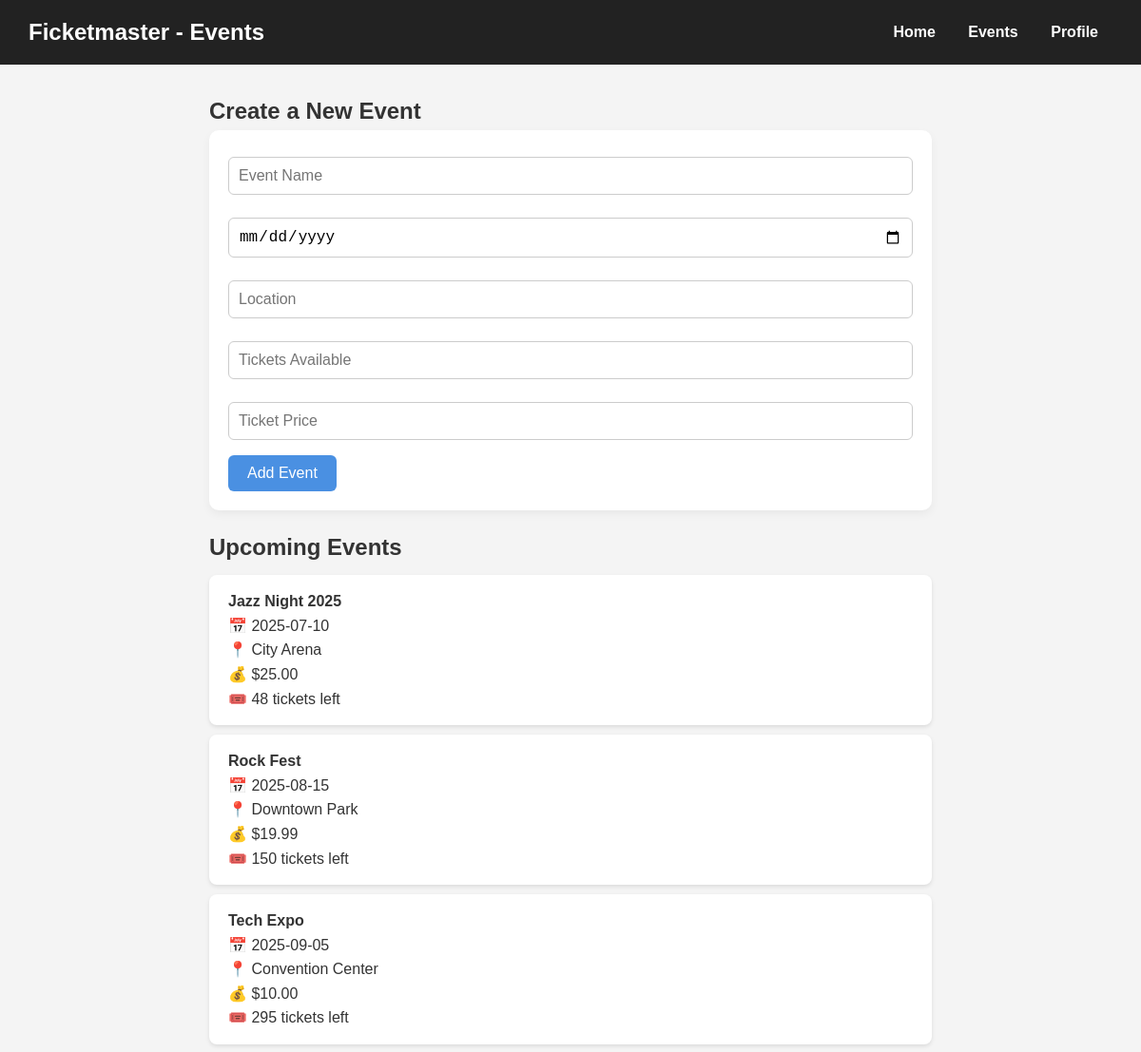
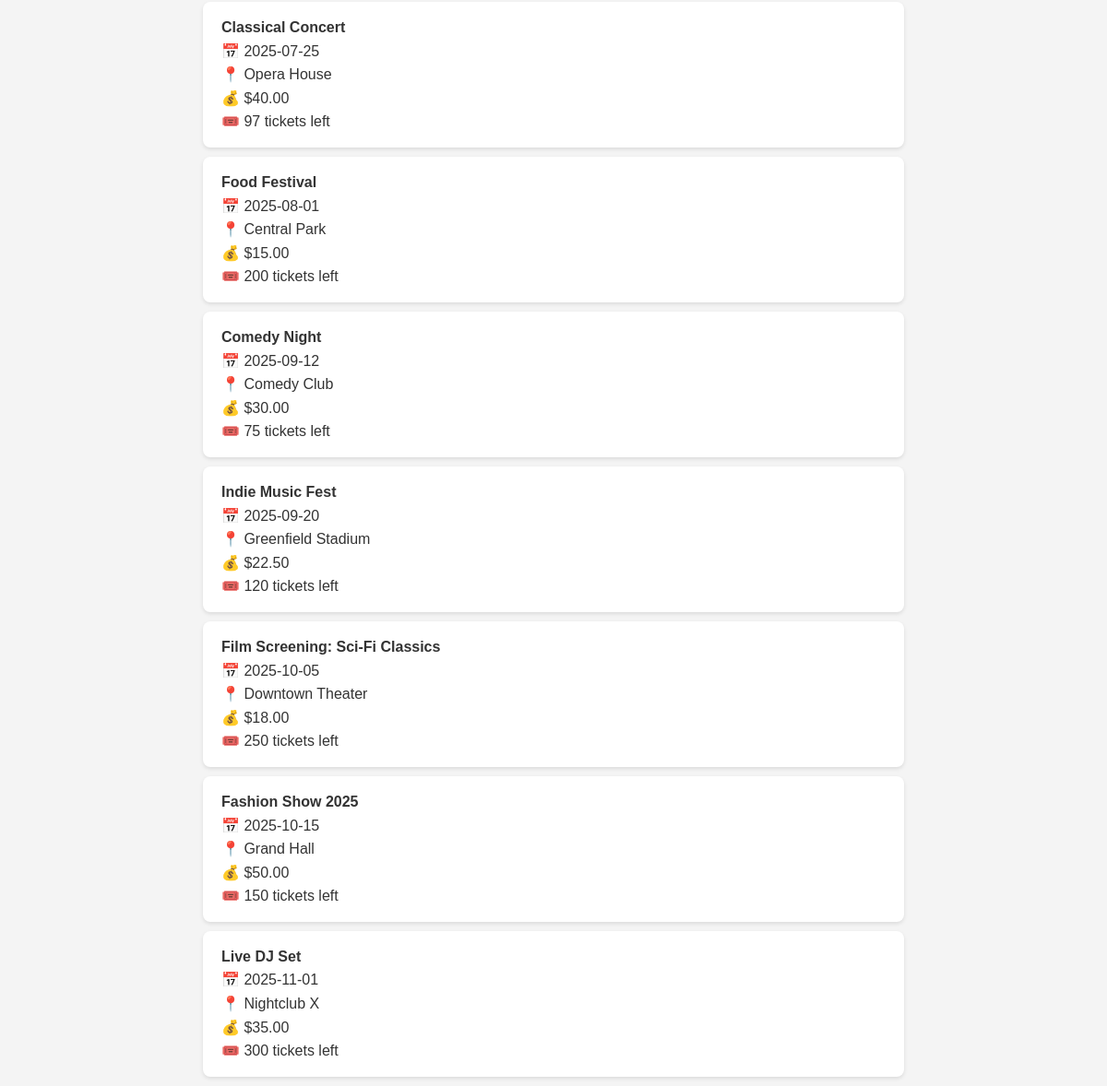
The app's page /events with its own data (2 pictures, top to bottom).
### app.py (models this page shows, shortened)
class Event(db.Model):
    id = db.Column(db.Integer, primary_key=True)  # Event ID (Primary Key)
    name = db.Column(db.String(120))  # Event name
    date = db.Column(db.String(20))  # Event date
    location = db.Column(db.String(120))  # Event location
    tickets_available = db.Column(db.Integer)  # Number of tickets available
    price = db.Column(db.Float, default=0.0)  # Price per ticket

### app.py (the view, shortened to what this page needs)
@app.route('/events', methods=['GET', 'POST'])
def events_page():
    all_events = Event.query.all()
    return render_template('events.html', events=all_events)  # Render the events page with the events list

### templates/events.html (shortened to what this page needs)
<!DOCTYPE html>
<html lang="en">
<head>
  <link rel="stylesheet" href="/static/style.css" />
</head>
<body>
  <header>
    <h1>Ficketmaster - Events</h1>
    <nav>
      <a href="/">Home</a>
      <a href="/events">Events</a>
      <a href="/profile">Profile</a>
    </nav>
  </header>
  <main>
    <section class="event-form">
      <h2>Create a New Event</h2>
      <form method="POST">
        <input type="text" name="name" placeholder="Event Name" required>
        <input type="date" name="date" required>
        <input type="text" name="location" placeholder="Location" required>
        <input type="number" name="tickets" placeholder="Tickets Available" required min="1">
        <input type="number" step="0.01" placeholder="Ticket Price" name="price" required>
        <button type="submit">Add Event</button>
      </form>
    </section>
    <section class="event-list">
      <h2>Upcoming Events</h2>
      {% if events %}
      <ul>
        {% for event in events %}
          <li>
            <strong>{{ event.name }}</strong><br>
            📅 {{ event.date }}<br>
            📍 {{ event.location }}<br>
            {% if event.price is not none %}
              💰 ${{ "%.2f" | format(event.price) }}<br>
            {% else %}
                💰 Price not available<br>
            {% endif %}
            🎟️ {{ event.tickets_available }} tickets left
          </li>
        {% endfor %}
      </ul>
      {% else %}
        <p>No events currently available.</p>
      {% endif %}
    </section>
  </main>
</body>
</html>

### static/style.css (style rules this page uses)
* { margin: 0; padding: 0; box-sizing: border-box; }
body { font-family: 'Segoe UI', Tahoma, Geneva, Verdana, sans-serif; background-color: #f9f9fb; color: #333; line-height: 1.6; padding-bottom: 40px; }
header { background-color: #4a90e2; color: white; padding: 20px 0; text-align: center; margin-bottom: 30px; }
header h1 { font-size: 2rem; margin-bottom: 10px; }
nav a { color: white; margin: 0 15px; text-decoration: none; font-weight: 500; transition: color 0.3s ease; }
main { max-width: 800px; margin: 0 auto; padding: 0 20px; }
.event-list ul { list-style: none; padding: 0; }
.event-list li { background: white; margin: 10px 0; padding: 15px 20px; border-radius: 8px; box-shadow: 0 2px 4px rgba(0,0,0,0.1); }
form { background-color: white; padding: 20px; border-radius: 10px; box-shadow: 0 4px 10px rgba(0,0,0,0.05); margin-bottom: 20px; }
input[type="text"], input[type="email"], input[type="password"], input[type="date"], input[type="number"] { width: 100%; padding: 10px; margin: 8px 0 16px; border: 1px solid #ccc; border-radius: 6px; font-size: 1rem; }
button { background-color: #4a90e2; color: white; border: none; padding: 10px 20px; border-radius: 6px; font-size: 1rem; cursor: pointer; transition: background-color 0.3s ease; }
body { font-family: 'Arial', sans-serif; background-color: #f4f4f4; margin: 0; padding: 0; color: #333; }
header { background-color: #222; color: #fff; padding: 15px 30px; display: flex; justify-content: space-between; align-items: center; }
header h1 { font-size: 1.5rem; margin: 0; }
nav a { margin: 0 15px; text-decoration: none; color: #fff; font-weight: bold; }

### records on screen
Event: name "Jazz Night 2025", date "2025-07-10", location "City Arena", price "25.00", tickets_available "48"
Event: name "Rock Fest", date "2025-08-15", location "Downtown Park", price "19.99", tickets_available "150"
Event: name "Tech Expo", date "2025-09-05", location "Convention Center", price "10.00", tickets_available "295"
Event: name "Classical Concert", date "2025-07-25", location "Opera House", price "40.00", tickets_available "97"
Event: name "Food Festival", date "2025-08-01", location "Central Park", price "15.00", tickets_available "200"
Event: name "Comedy Night", date "2025-09-12", location "Comedy Club", price "30.00", tickets_available "75"
Event: name "Indie Music Fest", date "2025-09-20", location "Greenfield Stadium", price "22.50", tickets_available "120"
Event: name "Film Screening: Sci-Fi Classics", date "2025-10-05", location "Downtown Theater", price "18.00", tickets_available "250"
Event: name "Fashion Show 2025", date "2025-10-15", location "Grand Hall", price "50.00", tickets_available "150"
Event: name "Live DJ Set", date "2025-11-01", location "Nightclub X", price "35.00", tickets_available "300"
